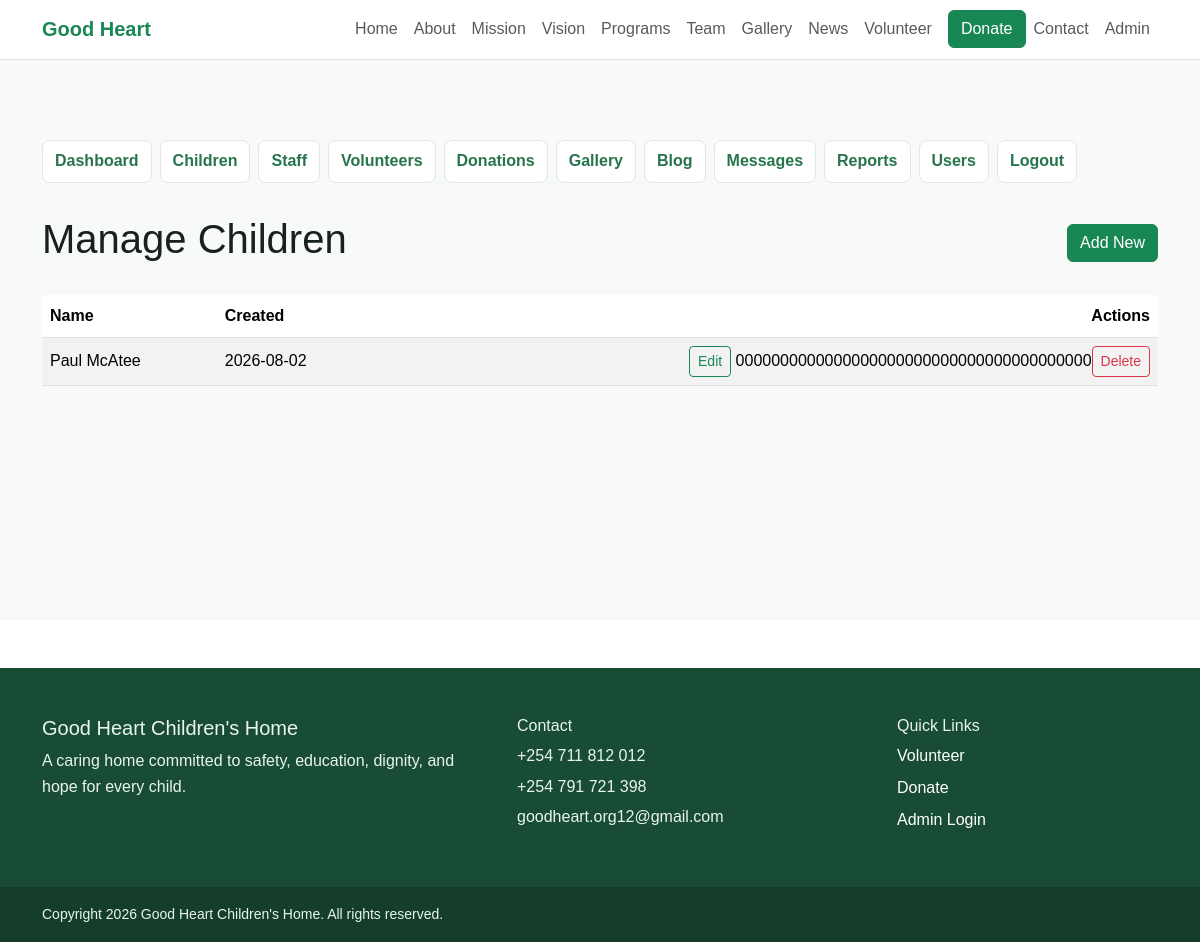
/admin/children (signed in), run on the app's committed database.
### app/models.py (models this page shows)
class TimestampMixin:
    created_at = db.Column(db.DateTime, default=datetime.utcnow, nullable=False)
    updated_at = db.Column(
        db.DateTime, default=datetime.utcnow, onupdate=datetime.utcnow, nullable=False
    )

class Child(TimestampMixin, db.Model):
    __tablename__ = "children"
    id = db.Column(db.Integer, primary_key=True)
    full_name = db.Column(db.String(120), nullable=False)
    age = db.Column(db.Integer)
    gender = db.Column(db.String(20))
    health_status = db.Column(db.String(160))
    education_level = db.Column(db.String(120))
    notes = db.Column(db.Text)

### app/routes.py (the view)
@main_bp.route("/admin/<resource>")
@admin_required
def admin_list(resource):
    model, form_class, label, display_field = get_resource(resource)
    records = model.query.order_by(model.created_at.desc()).all()
    return render_template(
        "admin/list.html",
        resource=resource,
        label=label,
        display_field=display_field,
        records=records,
        title=label,
    )

### app/models.py (called while the page is built)
@login_manager.user_loader
def load_user(user_id):
    return User.query.get(int(user_id))

### app/routes.py (called while the page is built)
@main_bp.app_context_processor
def inject_contact():
    return {"contact_info": CONTACT, "current_year": datetime.utcnow().year}

def admin_required(view):
    @wraps(view)
    @login_required
    def wrapped(*args, **kwargs):
        if not current_user.is_active_admin:
            abort(403)
        return view(*args, **kwargs)
    return wrapped

def get_resource(resource):
    if resource not in ADMIN_RESOURCES:
        abort(404)
    return ADMIN_RESOURCES[resource]

### app/templates/admin/list.html
{% extends "base.html" %}
{% block content %}
<section class="section admin-section">
    <div class="container">{% include "admin/_nav.html" %}<div
            class="d-flex justify-content-between align-items-center gap-3 mb-4">
            <h1>{{ label }}</h1><a class="btn btn-success"
                href="{{ url_for('main.admin_create', resource=resource) }}">Add New</a>
        </div>
        <div class="table-responsive">
            <table class="table table-striped align-middle">
                <thead>
                    <tr>
                        <th>Name</th>
                        <th>Created</th>
                        <th class="text-end">Actions</th>
                    </tr>
                </thead>
                <tbody>{% for record in records %}<tr>
                        <td>{{ record|attr(display_field) }}</td>
                        <td>{{ record.created_at.strftime("%Y-%m-%d") }}</td>
                        <td class="text-end"><a class="btn btn-sm btn-outline-success"
                                href="{{ url_for('main.admin_edit', resource=resource, record_id=record.id) }}">Edit</a>
                            <form method="post"
                                action="{{ url_for('main.admin_delete', resource=resource, record_id=record.id) }}"
                                class="d-inline">{{ csrf_token() }}<button class="btn btn-sm btn-outline-danger"
                                    data-confirm="Delete this record?">Delete</button></form>
                        </td>
                    </tr>{% else %}<tr>
                        <td colspan="3">No records yet.</td>
                    </tr>{% endfor %}</tbody>
            </table>
        </div>
    </div>
</section>
{% endblock %}

### app/static/css/style.css (style rules this page uses)
:root { --green: #27754d; --green-dark: #184c34; --gold: #e4a11b; --ink: #17221d; --muted: #5b6b62; --soft: #f3f8f5; --line: #dfe8e2; }
body { color: var(--ink); font-family: Arial, Helvetica, sans-serif; line-height: 1.65; }
a { color: var(--green); text-decoration: none; }
.section { padding: 5rem 0; }
.admin-section { background: #f7faf8; min-height: 70vh; }

### data on the page
Child: full_name "Paul McAtee", created_at "2026-08-02", csrf_token "0000000000000000000000000000000000000000"

### other printed values
{{ label }} "Manage Children"
{{ contact_info.name }} "Good Heart Children's Home"
{{ contact_info.phones[0] }} "+254 711 812 012"
{{ contact_info.phones[1] }} "+254 791 721 398"
{{ contact_info.email }} "goodheart.org12@gmail.com"
